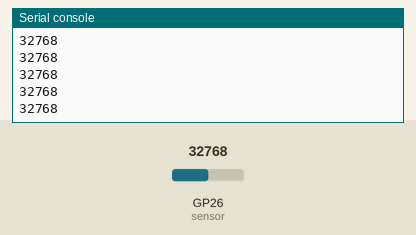
Simulated run of this program. Board: Raspberry Pi Pico running MicroPython. Parts: the last lines printed to the serial console. Inputs (shaded band) come from the test bench; at power-on: GP26 (sensor) = 32768 (analog values on the 0–65535 scale). WiFi joins after 1.5 s; no MQTT or app messages arrive unless stated.

Above: at 3.3 s.
3.4 s: GP26 (sensor) set to 45874
At 3.72 s:
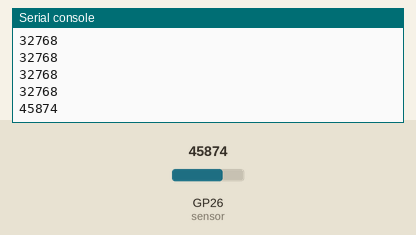
4.9 s: GP26 (sensor) set to 57670
At 4.94 s:
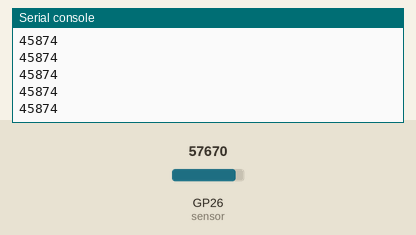
Timing chart, 0 to 7.9 s (numbered marks = the images above; inputs shaded):
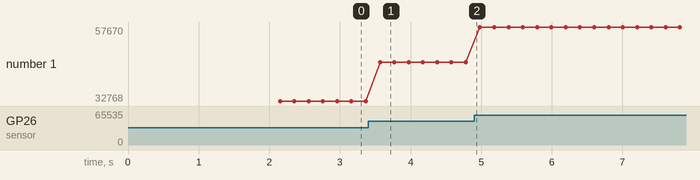

The program:

water_level_mqtt.py
```python
import machine
import utime
import time
from umqtt.simple import MQTTClient
from time import sleep
import network

# Configure your Wi-Fi credentials
SSID     = '<--WIFI-NETWORK-NAME-->'
PASSWORD = '<--WIFI-PASSWORD-->'

print('Starting...')

wlan = network.WLAN(network.STA_IF)
wlan.active(True)
wlan.connect(SSID,PASSWORD)

print('Trying to connect to Wifi...')

while not wlan.isconnected():
    print('.', end='')
    time.sleep(1)
    pass

print('Connected to Wi-Fi')
print(wlan.ifconfig())

# Configure MQTT
SERVER    = '<--SERVER-IP-ADDRESS-->'  # Replace with your MQTT broker IP
CLIENT_ID = b'PICO'
TOPIC     = b'waterlevel'
USER      = b'<--MQTT_USER-->'    # Replace with your MQTT username
PASSWORD  = b'<--MQTT_PASSWORD-->'# Replace with your MQTT password

def mqtt_connect():
   client = MQTTClient(CLIENT_ID,
                       SERVER,
                       user=USER,
                       password=PASSWORD,
                       keepalive=3600)
   client.connect()
   print('Connected to %s MQTT Broker'%(SERVER))
   return client

def reconnect():
   print('Failed to connect to the MQTT Broker. Reconnecting...')
   sleep(5)
   machine.reset()

try:
   client = mqtt_connect()
except OSError as e:
   reconnect()

sensor = machine.ADC(26)

while True:
    value = sensor.read_u16()
    print(value)
    client.publish(TOPIC, str(value))
    utime.sleep_ms(200)
```

Measured:
- after the input at 3.4 s, the serial console: prints a new line after 0.17 s (image 1)
- plotted number 1: 32768 → 45874 after the input at 3.4 s, 45874 → 57670 after the input at 4.9 s
